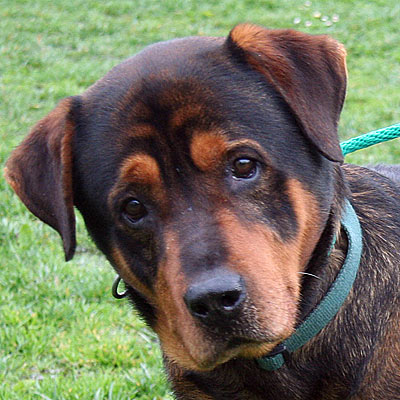
#> input picture PROJECT/SOURCES/Dataset/Dog/0.jpg, 400 x 400 px, found by its file name
$ jupyter execute train.ipynb
#> lines starting #> are read from the running program, lines starting #| are printed output that depends on the picture
[cell 1]
import numpy as np
import matplotlib.pyplot as plt
import os
import cv2
from tqdm import tqdm

DATADIR = ".\\"

CATEGORIES = ["Dog", "Cat"]

IMG_SIZE = 299

for category in CATEGORIES:  # do dogs and cats
    path = os.path.join(DATADIR,category)  # create path to dogs and cats
    for img in os.listdir(path):  # iterate over each image per dogs and cats
        img_array = cv2.imread(os.path.join(path,img) ,cv2.IMREAD_GRAYSCALE)  # convert to array
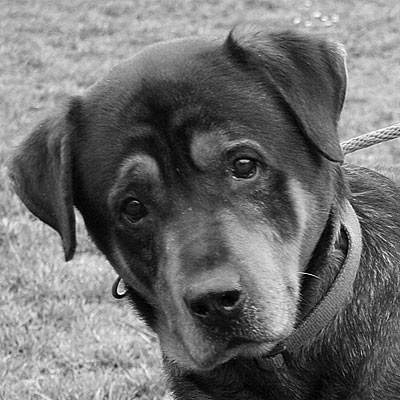
#> img_array: shape (400, 400); min 0, max 255, mean 112.2
        new_array = cv2.resize(img_array, (IMG_SIZE, IMG_SIZE))
        plt.imshow(new_array, cmap='gray')  # graph it
        plt.show()  # display!
#> pass 2 of the loop `for category in CATEGORIES:`:
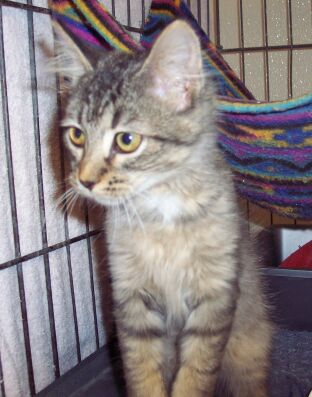
#> input picture PROJECT/SOURCES/Dataset/Cat/0.jpg, 312 x 397 px, found by its file name
#> `img_array = cv2.imread(os.path.join(path,img) ,cv2.IMREAD_GRAYSCALE)`:
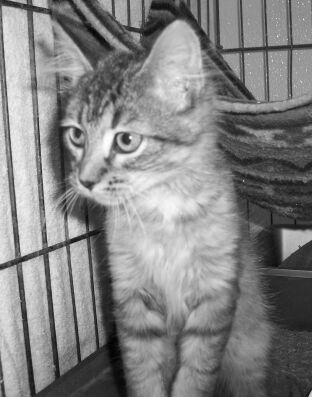
#> img_array: shape (397, 312); min 0, max 255, mean 131
#> `new_array = cv2.resize(img_array, (IMG_SIZE, IMG_SIZE))`:
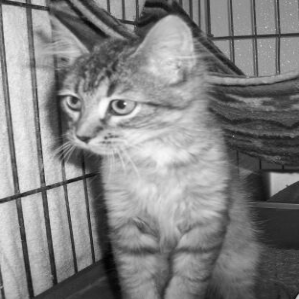
#> new_array: shape (299, 299); min 1, max 255, mean 130.8

[cell 2]
from tqdm import tqdm
training_data = []
CATEGORIES = ["Dog", "Cat"]
DATADIR = ".\\"
IMG_SIZE = 299

def create_training_data():
    for category in CATEGORIES:  # do dogs and cats

        path = os.path.join(DATADIR,category)  # create path to dogs and cats
        class_num = CATEGORIES.index(category)  # get the classification  (0 or a 1). 0=dog 1=cat

        for img in tqdm(os.listdir(path)):  # iterate over each image per dogs and cats
            try:
                img_array = cv2.imread(os.path.join(path,img) ,cv2.IMREAD_GRAYSCALE)  # convert to array
                new_array = cv2.resize(img_array, (IMG_SIZE, IMG_SIZE))  # resize to normalize data size
                training_data.append([new_array, class_num])  # add this to our training_data
            except Exception as e:  # in the interest in keeping the output clean...
                pass
#> pass 2 of the loop in create_training_data, `for category in CATEGORIES:`:

create_training_data()

print(len(training_data))
#| 2

[cell 3]
import random

random.shuffle(training_data)

[cell 4]
for sample in training_data[:10]:
    print(sample[1])
#> this loop made 2 passes
#| 0
#| 1

[cell 5]
X = []
y = []

[cell 6]
import numpy as np
for features,label in training_data:
    X.append(features)
    y.append(label)
#> this loop made 2 passes
#> label on passes 1 to 2: 0, 1
#> after the loop, X = 2 items; y = [0, 1]

print(X[0].reshape(-1, IMG_SIZE, IMG_SIZE, 1))
#> (printed output is left out)
X = np.array(X).reshape(-1, IMG_SIZE, IMG_SIZE, 1)
